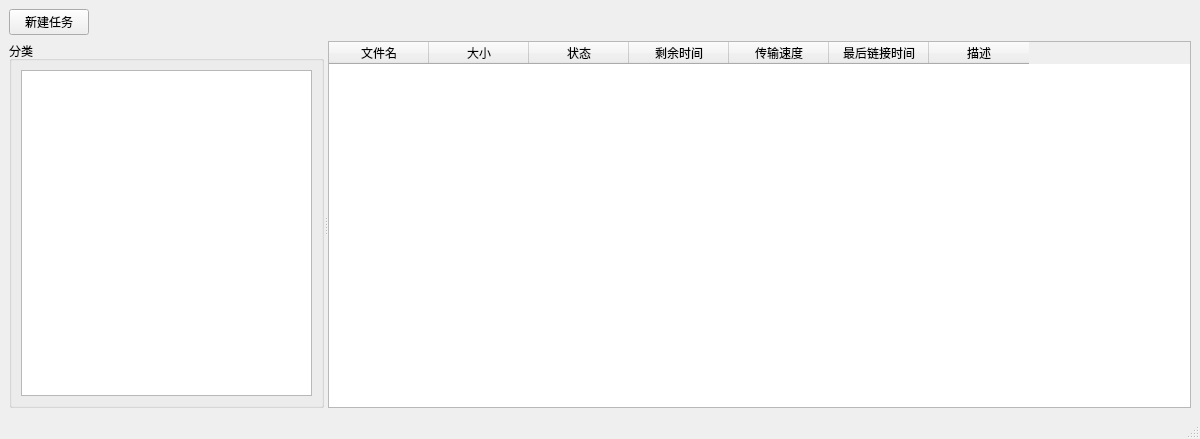
<?xml version="1.0" encoding="UTF-8"?>
<ui version="4.0">
 <class>MainWindow</class>
 <widget class="QMainWindow" name="MainWindow">
  <property name="geometry">
   <rect>
    <x>0</x>
    <y>0</y>
    <width>1200</width>
    <height>439</height>
   </rect>
  </property>
  <property name="windowTitle">
   <string>MainWindow</string>
  </property>
  <widget class="QWidget" name="centralwidget">
   <layout class="QVBoxLayout" name="verticalLayout_2">
    <item>
     <layout class="QHBoxLayout" name="horizontalLayout">
      <item>
       <widget class="QPushButton" name="btn_newTask">
        <property name="text">
         <string>新建任务</string>
        </property>
       </widget>
      </item>
      <item>
       <spacer name="horizontalSpacer">
        <property name="orientation">
         <enum>Qt::Horizontal</enum>
        </property>
        <property name="sizeHint" stdset="0">
         <size>
          <width>40</width>
          <height>20</height>
         </size>
        </property>
       </spacer>
      </item>
     </layout>
    </item>
    <item>
     <widget class="QSplitter" name="splitter">
      <property name="sizePolicy">
       <sizepolicy hsizetype="Expanding" vsizetype="Expanding">
        <horstretch>0</horstretch>
        <verstretch>0</verstretch>
       </sizepolicy>
      </property>
      <property name="orientation">
       <enum>Qt::Horizontal</enum>
      </property>
      <widget class="QGroupBox" name="groupBox">
       <property name="enabled">
        <bool>true</bool>
       </property>
       <property name="sizePolicy">
        <sizepolicy hsizetype="Fixed" vsizetype="Expanding">
         <horstretch>10</horstretch>
         <verstretch>0</verstretch>
        </sizepolicy>
       </property>
       <property name="title">
        <string>分类</string>
       </property>
       <layout class="QVBoxLayout" name="verticalLayout">
        <item>
         <widget class="QTreeWidget" name="treeWidget">
          <property name="sizePolicy">
           <sizepolicy hsizetype="Preferred" vsizetype="Preferred">
            <horstretch>0</horstretch>
            <verstretch>0</verstretch>
           </sizepolicy>
          </property>
          <property name="showDropIndicator" stdset="0">
           <bool>true</bool>
          </property>
          <attribute name="headerVisible">
           <bool>false</bool>
          </attribute>
          <column>
           <property name="text">
            <string>root</string>
           </property>
          </column>
         </widget>
        </item>
       </layout>
      </widget>
      <widget class="QTableWidget" name="tableWidget">
       <property name="sizePolicy">
        <sizepolicy hsizetype="Expanding" vsizetype="Expanding">
         <horstretch>30</horstretch>
         <verstretch>0</verstretch>
        </sizepolicy>
       </property>
       <attribute name="verticalHeaderVisible">
        <bool>true</bool>
       </attribute>
       <attribute name="verticalHeaderCascadingSectionResizes">
        <bool>false</bool>
       </attribute>
       <column>
        <property name="text">
         <string>文件名</string>
        </property>
       </column>
       <column>
        <property name="text">
         <string>大小</string>
        </property>
       </column>
       <column>
        <property name="text">
         <string>状态</string>
        </property>
       </column>
       <column>
        <property name="text">
         <string>剩余时间</string>
        </property>
       </column>
       <column>
        <property name="text">
         <string>传输速度</string>
        </property>
       </column>
       <column>
        <property name="text">
         <string>最后链接时间</string>
        </property>
       </column>
       <column>
        <property name="text">
         <string>描述</string>
        </property>
       </column>
      </widget>
     </widget>
    </item>
   </layout>
  </widget>
  <widget class="QMenuBar" name="menubar">
   <property name="geometry">
    <rect>
     <x>0</x>
     <y>0</y>
     <width>1200</width>
     <height>25</height>
    </rect>
   </property>
  </widget>
  <widget class="QStatusBar" name="statusbar"/>
 </widget>
 <resources/>
 <connections/>
</ui>
